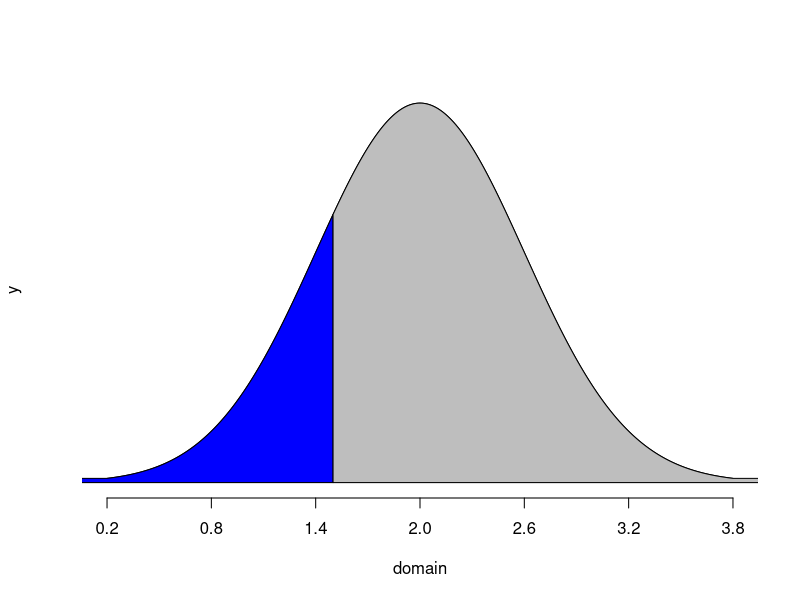

Write the R code that produced this figure.
#Lab Examples

#Goal: Plot a normal distribution and shade the
#      appropriate region

############################
# Set up Normal Parameters #
############################

mu    = 2;
sigma = 0.6;

x     =  1.5; 

################################
# Draw the Normal Distribution #
################################
maxDev = 3;
deltaX = 0.01;
low =  mu - maxDev*sigma;
high = mu + maxDev*sigma;
domain = seq(low,high,deltaX);
y = dnorm(domain,mu,sigma);

plot(domain,y,main=,type='l',ylim=c(0,max(y)+deltaX),axes=FALSE)
axis(1,at = seq(low,high,sigma))

##########################################
# Add area to the Left of x (Lower Tail) #
##########################################
negInfty = mu - maxDev*100*sigma;
cord.a = c(negInfty,seq(min(domain),x,deltaX),x)
cord.b = c(0,dnorm(seq(min(domain),x,deltaX),mu,sigma),0)
polygon(cord.a,cord.b,col="blue")

###########################################
# Add area to the Right of x (Upper Tail) #
###########################################
posInfty = mu+ maxDev*100*sigma;
cord.c = c(x,seq(x,max(domain),deltaX),posInfty)
cord.d = c(0,dnorm(seq(x,max(domain),deltaX),mu,sigma),0)
polygon(cord.c,cord.d,col="gray")

